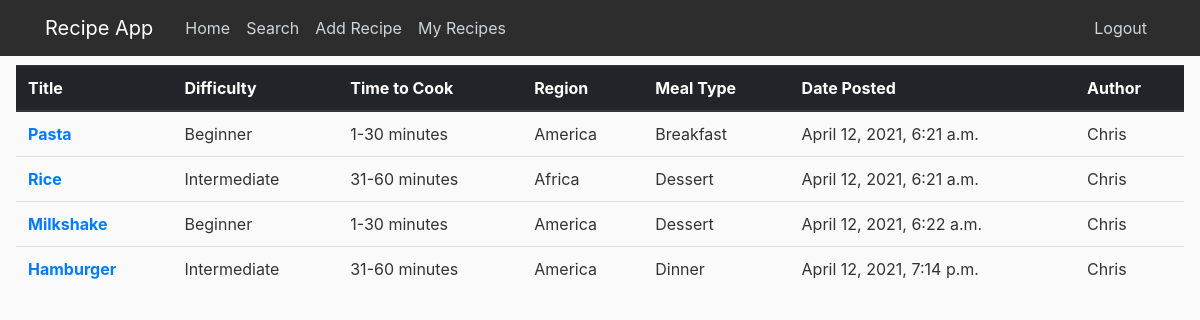
Page /myRecipes/ (signed in) on the committed database.
### cooking/models.py (models this page shows, shortened)
class Recipe(models.Model):
    DIFFICULTY = [
        ('Beginner', 'Beginner'),
        ('Intermediate', 'Intermediate'),
        ('Expert', 'Expert'),
    ]
    TIME_TO_COOK = [
        ('1-30 minutes', '1-30 minutes'),
        ('31-60 minutes', '31-60 minutes'),
        ('61+ minutes', '61+ minutes'),
    ]
    REGION = [
        ('America', 'America'),
        ('Europe', 'Europe'),
        ('Africa', 'Africa'),
        ('Asia', 'Asia'),
        ('Australia', 'Australia')
    ]
    MEAL_TYPE = [
        ('Breakfast', 'Breakfast'),
        ('Lunch', 'Lunch'),
        ('Dinner', 'Dinner'),
        ('Dessert', 'Dessert'),
        ('Snack', 'Snack'),
    ]
    title = models.CharField(max_length=100, null=True)
    difficulty = models.CharField(
        max_length=100,
        choices=DIFFICULTY,
        null=True
    )
    time_to_cook = models.CharField(
        max_length=100,
        choices=TIME_TO_COOK,
        null=True
    )
    region = models.CharField(
        max_length=100,
        choices=REGION,
        null=True
    )
    meal_type = models.CharField(
        max_length=100,
        choices=MEAL_TYPE,
        null=True
    )
    content = models.TextField(null=True)
    date_posted = models.DateTimeField(default=timezone.now, null=True)
    author = models.ForeignKey(User, on_delete=models.SET_NULL, null=True)
    is_saved = models.BooleanField(default=False)

### cooking/views.py (the view)
# urls.py: path('myRecipes/', views.myRecipes, name='cooking-myRecipes'),
def myRecipes(request):
    my_recipes = Recipe.objects.filter(Q(author=request.user) | Q(is_saved=True))
    context = {'my_recipes': my_recipes}
    return render(request, 'cooking/myRecipes.html', context)

### cooking/templates/cooking/myRecipes.html
{% extends "cooking/base.html" %}
{% block content %}
<table class="table">
  <thead class="thead-dark">
    <tr>
      <th scope="col">Title</th>
      <th scope="col">Difficulty</th>
      <th scope="col">Time to Cook</th>
        <th scope="col">Region</th>
        <th scope="col">Meal Type</th>
        <th scope="col">Date Posted</th>
        <th scope="col">Author</th>
    </tr>
  </thead>
  <tbody>
  {% for recipe in my_recipes %}
    <tr>
      <th scope="row"><a href="{% url 'viewRecipe' recipe.id %}">{{ recipe.title }}</a></th>
      <td>{{ recipe.difficulty }}</td>
      <td>{{ recipe.time_to_cook }}</td>
      <td>{{ recipe.region }}</td>
        <td>{{ recipe.meal_type }}</td>
        <td>{{ recipe.date_posted }}</td>
        <td>{{ recipe.author }}</td>
    </tr>
  {% endfor %}
  </tbody>
</table>
{% endblock %}

### cooking/static/cooking/main.css (style rules this page uses)
body { background: #fafafa; color: #333333; margin-top: 3rem; padding: 1em; }

### rows in the picture
Recipe: title "Pasta", difficulty "Beginner", time_to_cook "1-30 minutes", region "America", meal_type "Breakfast", date_posted "April 12, 2021, 6:21 a.m.", author "Chris"
Recipe: title "Rice", difficulty "Intermediate", time_to_cook "31-60 minutes", region "Africa", meal_type "Dessert", date_posted "April 12, 2021, 6:21 a.m.", author "Chris"
Recipe: title "Milkshake", difficulty "Beginner", time_to_cook "1-30 minutes", region "America", meal_type "Dessert", date_posted "April 12, 2021, 6:22 a.m.", author "Chris"
Recipe: title "Hamburger", difficulty "Intermediate", time_to_cook "31-60 minutes", region "America", meal_type "Dinner", date_posted "April 12, 2021, 7:14 p.m.", author "Chris"
